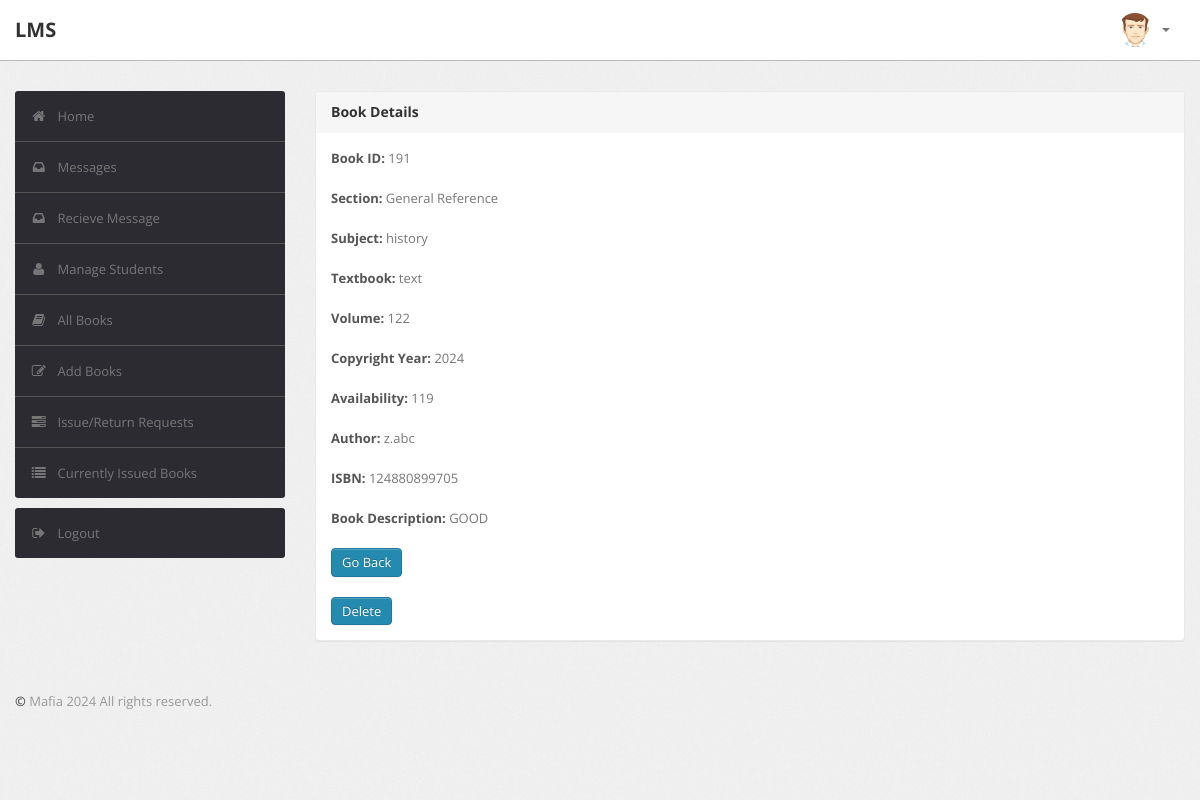
The app's page /librarian/bookdetails.php?id=191 with its own data.
### tables this page shows
CREATE TABLE `book` (
  `BookId` int(10) NOT NULL,
  `Section` varchar(255) NOT NULL,
  `Subject` varchar(50) DEFAULT NULL,
  `Textbook` varchar(255) NOT NULL,
  `Volume` varchar(255) DEFAULT NULL,
  `Year` varchar(50) DEFAULT NULL,
  `Availability` int(10) DEFAULT NULL,
  `Author` varchar(255) NOT NULL,
  `ISBN` varchar(255) NOT NULL,
  `Status` varchar(255) DEFAULT NULL
);

### librarian/bookdetails.php (the view, shortened to what this page needs)
<?php
require('dbconn.php');
?>
<?php
if ($_SESSION['RollNo'] !== 'staff') {
    ?>
<!DOCTYPE html>
<html lang="en">
    <head>
        <link type="text/css" href="bootstrap/css/bootstrap.min.css" rel="stylesheet">
        <link type="text/css" href="bootstrap/css/bootstrap-responsive.min.css" rel="stylesheet">
        <link type="text/css" href="css/theme.css" rel="stylesheet">
        <link type="text/css" href="images/icons/css/font-awesome.css" rel="stylesheet">
    </head>
    <body>
        <div class="navbar navbar-fixed-top">
            <div class="navbar-inner">
                <div class="container">
                        <a class="brand" href="index.php">LMS </a>
                    <div class="nav-collapse collapse navbar-inverse-collapse">
                        <ul class="nav pull-right">
                            <li class="nav-user dropdown"><a href="#" class="dropdown-toggle" data-toggle="dropdown">
                                <img src="images/user.png" class="nav-avatar" />
                                <b class="caret"></b></a>
                            </li>
                        </ul>
                    </div>
                </div>
            </div>
        </div>
        <div class="wrapper">
            <div class="container">
                <div class="row">
                    <div class="span3">
                        <div class="sidebar">
                            <ul class="widget widget-menu unstyled">
                                <li class="active"><a href="index.php"><i class="menu-icon icon-home"></i>Home
                                </a></li>
                                 <li><a href="message.php"><i class="menu-icon icon-inbox"></i>Messages</a>
                                </li>
                                <li><a href="recieve.php"><i class="menu-icon icon-inbox"></i>Recieve Message</a>
                                </li>
                                <li><a href="student.php"><i class="menu-icon icon-user"></i>Manage Students </a>
                                </li>
                                <li><a href="book.php"><i class="menu-icon icon-book"></i>All Books </a></li>
                                <li><a href="addbook.php"><i class="menu-icon icon-edit"></i>Add Books </a></li>
                                <li><a href="requests.php"><i class="menu-icon icon-tasks"></i>Issue/Return Requests </a></li>
                                <li><a href="current.php"><i class="menu-icon icon-list"></i>Currently Issued Books </a></li>
                            </ul>
                            <ul class="widget widget-menu unstyled">
                                <li><a href="logout.php"><i class="menu-icon icon-signout"></i>Logout </a></li>
                            </ul>
                        </div>
                    </div>
                    <div class="span9">
                        <div class="content">
                        <div class="module">
                            <div class="module-head">
                                <h3>Book Details</h3>
                            </div>
                            <div class="module-body">
                        <?php
                            $x=$_GET['id'];
                            $sql="select * from LMS.book where BookId='$x'";
                            $result=$conn->query($sql);
                            $row=$result->fetch_assoc();
                                $bookid=$row['BookId'];
                                $section=$row['Section'];
                                 $subject=$row['Subject'];
                                $name=$row['Textbook'];
                                $vol=$row['Volume'];
                                $year=$row['Year'];
                                $avail=$row['Availability'];
                                 $author=$row['Author'];
                                  $isbn=$row['ISBN'];
                                $status=$row['Status'];
                                echo "<b>Book ID:</b> ".$bookid."<br><br>";
                                echo "<b>Section:</b> ".$section."<br><br>";
                                 echo "<b>Subject:</b> ".$subject."<br><br>";
                                echo "<b>Textbook:</b> ".$name."<br><br>";
                                 echo "<b>Volume:</b> ".$vol."<br><br>";
                                echo "<b>Copyright Year:</b> ".$year."<br><br>";
                                  echo "<b>Availability:</b> ".$avail."<br><br>";
                                    echo "<b>Author:</b> ".$author."<br><br>";
                                      echo "<b>ISBN:</b> ".$isbn."<br><br>";
                                echo "<b>Book Description:</b> ".$status."<br><br>";
                            ?>
                        <a href="book.php" class="btn btn-primary">Go Back</a>
                        <br></br>
                        <form action="delete.php" method="post">
                        <button onclick="return myFunction2()" name="delete" type="submit" class="btn btn-primary">Delete</button>
                        </form>
                               </div>
                           </div>
                            </div>
                </div>
            </div>
        </div>
<div class="footer">
            <div class="container">
                <b class="copyright">&copy;    </b> Mafia 2024 All rights reserved.
            </div>
        </div>
    </body>
</html>
<?php }
else {
    echo "<script type='text/javascript'>alert('Access Denied!!!')</script>";
} ?>

### librarian/css/theme.css (style rules this page uses)
body { font-size: 13px; font-family: 'Open Sans', Arial, sans-serif; background: #fff; color: #777 }
h1, h2, h3, h4, h5, h6 { color: #333; margin-top: 0 }
h3 { font-size: 20px }
strong, b { color: #555 }
.wrapper { background: url(../images/bg.png) #eee; border-bottom: 1px solid #bbb; -webkit-box-shadow: 0 1px 2px rgba(0,0,0,0.1); -moz-box-shadow: 0 1px 2px rgba(0,0,0,0.1); box-shadow: 0 1px 2px rgba(0,0,0,0.1); padding: 30px 0 }
.footer { color: #999; padding: 30px 0 60px }
form { margin: 0 }
select, textarea, input[type="text"], input[type="password"], input[type="datetime"], input[type="datetime-local"], input[type="date"], input[type="month"], input[type="time"], input[type="week"], input[type="number"], input[type="email"], input[type="url"], input[type="search"], input[type="tel"], input[type="color"], .uneditable-input, label, input, button, select, textarea { -webkit-border-radius: 3px; -moz-border-radius: 3px; border-radius: 3px; font-size: 13px; font-family: 'Open Sans', Tahoma, Arial, sans-serif }
body [class^="icon-"], body [class*=" icon-"] { font-size: 14px; line-height: 20px; height: 20px }
.module { background: #fff; -webkit-border-radius: 3px; -moz-border-radius: 3px; border-radius: 3px; border: 1px solid #ccc; border-bottom-color: #bbb; -webkit-box-shadow: 0 0 1px rgba(0,0,0,0.2); -moz-box-shadow: 0 0 1px rgba(0,0,0,0.2); box-shadow: 0 0 1px rgba(0,0,0,0.2); margin-bottom: 30px }
.navbar { position: static!important; margin: 0!important }
.navbar .navbar-inner { background: #fff; border-bottom: 1px solid #bbb; -webkit-box-shadow: 0 1px 2px rgba(0,0,0,0.15); -moz-box-shadow: 0 1px 2px rgba(0,0,0,0.15); box-shadow: 0 1px 2px rgba(0,0,0,0.15) }
.navbar .brand { color: #333; font-weight: bold; font-size: 20px; margin-right: 20px; padding: 20px }
.navbar .nav>li>a { padding: 20px 15px; font-weight: bold; color: #777 }
.nav-user>a { height: 20px }
.nav-avatar { width: 34px; height: 34px; margin: -7px 5px 0 0; -webkit-border-radius: 50%; -moz-border-radius: 50%; border-radius: 50% }
.btn, .btn-box { -webkit-border-radius: 3px; -moz-border-radius: 3px; border-radius: 3px }
.btn { font-size: 13px; font-weight: 600 }
.btn { display: inline-block; margin-bottom: 0; font-weight: 400; text-align: center; vertical-align: middle; cursor: pointer; background-image: none; border: 1px solid transparent; white-space: nowrap; padding: 4px 10px; font-size: 13px; line-height: 1.42857; border-radius: 4px; -webkit-user-select: none; -moz-user-select: none; -ms-user-select: none; user-select: none }
.btn-primary { color: #fff; background-color: #248aaf; border-color: #20799a }
.widget-menu { background: #fff; -webkit-border-radius: 3px; -moz-border-radius: 3px; border-radius: 3px; overflow: hidden }
.widget-menu a { color: #555; display: block; line-height: 20px; padding: 15px; text-decoration: none!important }
.widget-menu .menu-icon { margin-right: 10px; color: #767676; -webkit-transition: all .2s ease-in-out; -moz-transition: all .2s ease-in-out; transition: all .2s ease-in-out; }
.widget-menu>li+li { border-top: 1px solid #555 }
.widget-menu>li>a { background-color: #2d2b32; color: #767676; -webkit-transition: all .2s ease-in-out; -moz-transition: all .2s ease-in-out; transition: all .2s ease-in-out; }
.module { box-shadow: 0 0 3px rgba(0,0,0,.1); border-color: #e9e9e9; margin-bottom: 20px; background-color: #fff; border-radius: 4px; -webkit-box-shadow: 0 1px 1px rgba(0,0,0,.05); box-shadow: 0 1px 1px rgba(0,0,0,.05); }
.module-head { color: #767676; background-color: #f6f6f6; border-color: #e9e9e9; padding: 10px 15px; border-bottom: 1px solid transparent; border-top-right-radius: 3px; border-top-left-radius: 3px; }
.module-head h3 { font-size: 14px; line-height: 20px; height: 20px; margin: 0 }
.module-body { padding: 15px }

### records on screen
book: BookId "191", Section "General Reference", Subject "history", Textbook "text", Volume "122", Year "2024", Availability "119", Author "z.abc", ISBN "124880899705", Status "GOOD"
